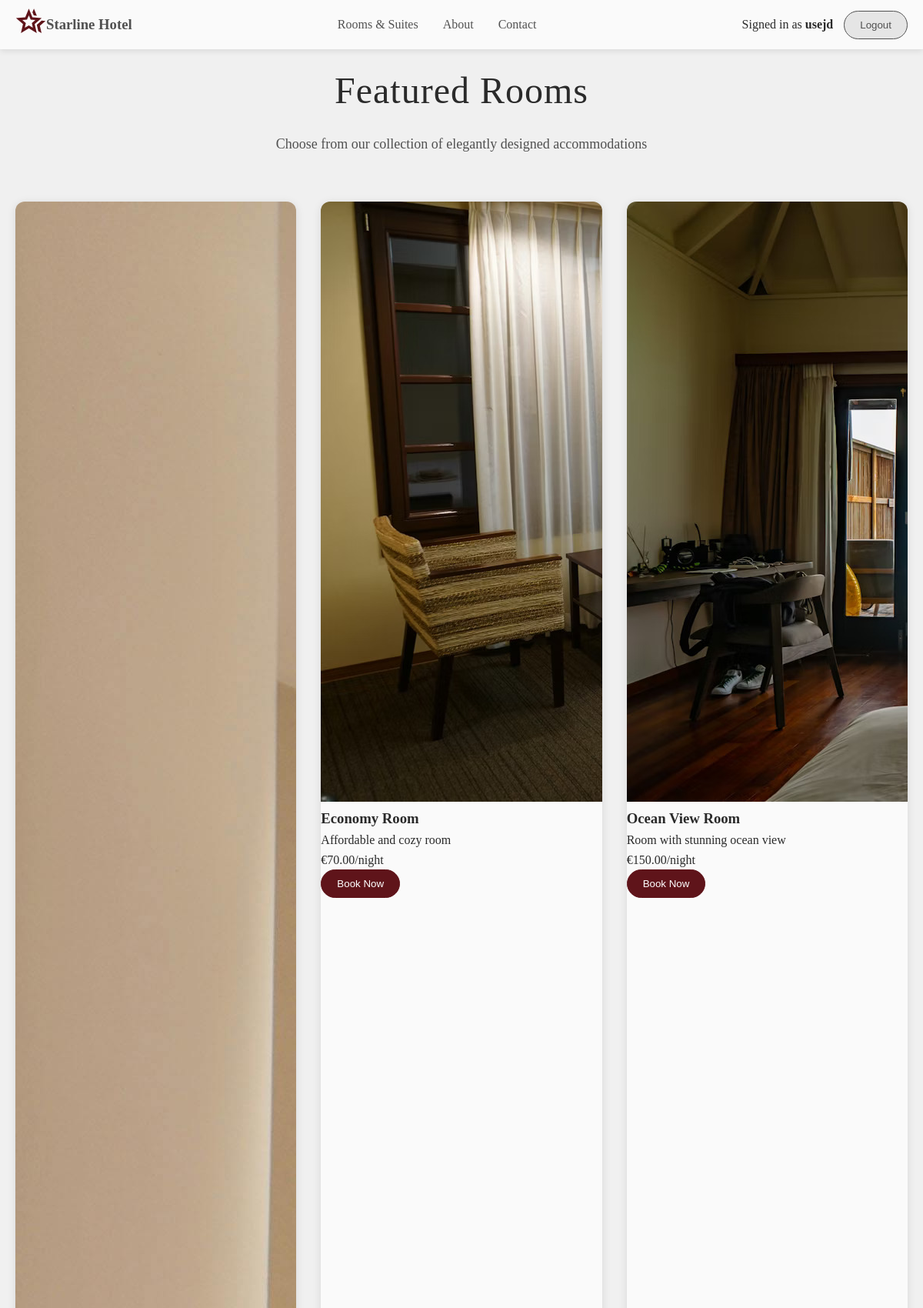
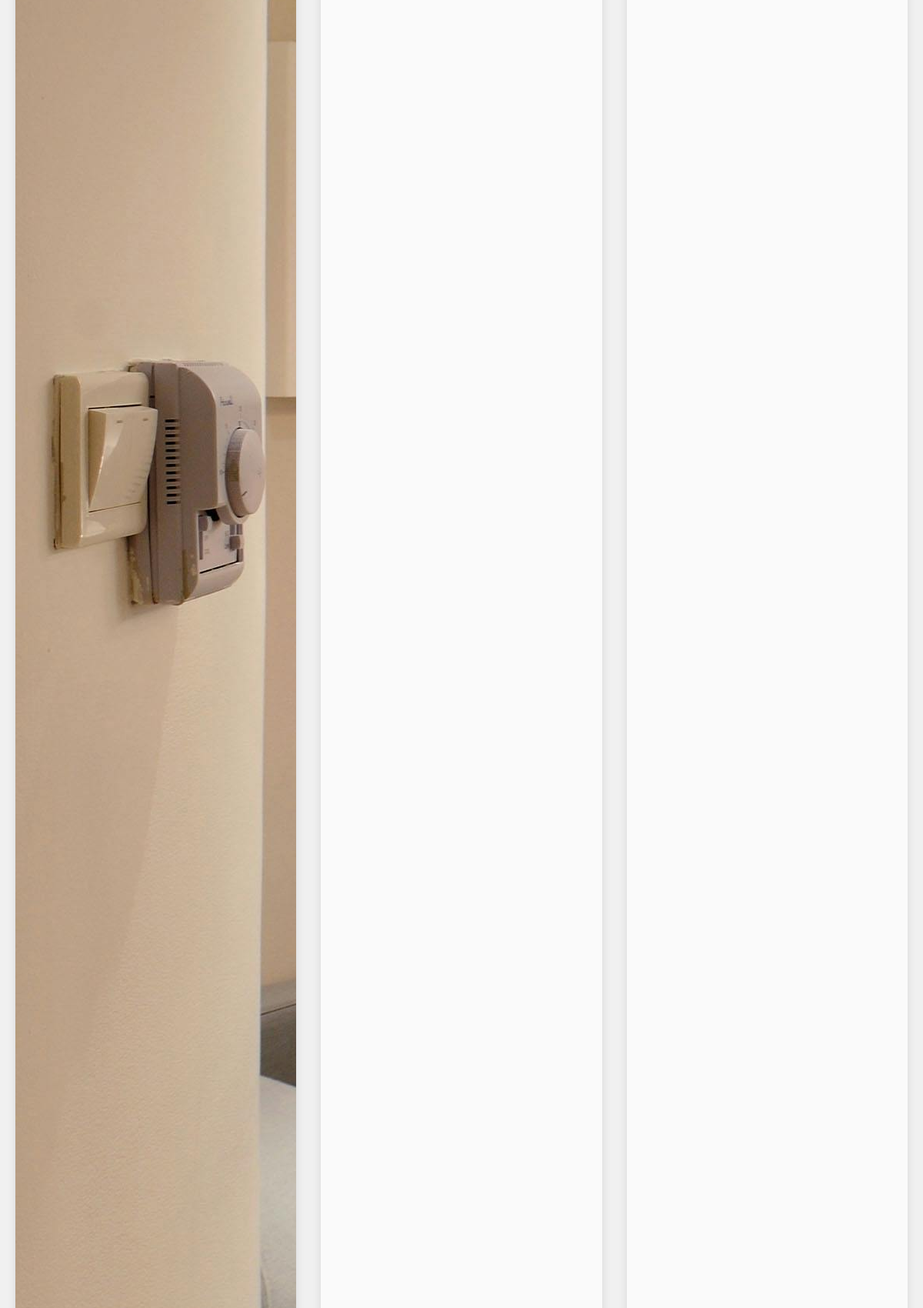
Screenshot of /Rooms.php (signed in, upper part) with the database file from the repository (2 pictures, top to bottom).
### tables this page shows
CREATE TABLE `rooms` (
  `id` int(11) NOT NULL,
  `name` varchar(100) NOT NULL,
  `description` text NOT NULL,
  `price_per_night` decimal(10,2) NOT NULL,
  `image` varchar(255) NOT NULL,
  `is_featured` tinyint(1) DEFAULT 0,
  `status` enum('available','unavailable') DEFAULT 'available',
  `created_at` timestamp NOT NULL DEFAULT current_timestamp()
);

### Rooms.php (the view, shortened to what this page needs)
<?php
$db = new Database();
$conn = $db->getConnection();
$stmt = $conn->prepare("
    SELECT id, name, description, price_per_night, image
    FROM rooms
    WHERE is_featured = 1
    AND status = 'available'
");
$stmt->execute();
$rooms = $stmt->fetchAll(PDO::FETCH_ASSOC);
?>
<!DOCTYPE html>
<html lang="en">
<head>
    <link rel="stylesheet" href="./css/global.css">
    <link rel="stylesheet" href="./css/rooms.css">
</head>
<body>
<header>
    <div class="navbar-container">
        <a href="Home.php" class="navbar-logo">
            <figure>
                <img src="./assets/icons/hotel_logo.svg" alt="hotel logo" width="40px">
            </figure>
            <h3 class="logo-text">Starline Hotel</h3>
        </a>
        <nav class="navbar">
            <div class="navbar-menu" id="navbarMenu">
                <a href="Rooms.php" class="nav-link">Rooms & Suites</a>
                <a href="About.php" class="nav-link">About</a>
                <a href="Contact.php" class="nav-link">Contact</a>
            </div>
        </nav>
        <div class="account-buttons">
            <span style="margin-right:10px;">
                Signed in as <strong><?= htmlspecialchars($_SESSION['logged_in_user']['username']) ?></strong>
            </span>
            <button class="btn btn-white" onclick="window.location.href='Logout.php'">Logout</button>
        </div>
    </div>
</header>
<main>
    <section class="featured-rooms" id="featured-rooms">
        <div class="section-container">
            <div class="section-header">
                <h2>Featured Rooms</h2>
                <p>Choose from our collection of elegantly designed accommodations</p>
            </div>
            <div class="rooms-grid">
                <?php foreach ($rooms as $room): ?>
                    <div class="room-card">
                        <img
                            src="./images/rooms/<?= htmlspecialchars($room['image']) ?>"
                            alt="<?= htmlspecialchars($room['name']) ?>">
                        <h3><?= htmlspecialchars($room['name']) ?></h3>
                        <p><?= htmlspecialchars($room['description']) ?></p>
                        <span class="room-price">
                            €<?= htmlspecialchars($room['price_per_night']) ?>/night
                        </span>
                        <button
                            class="btn btn-red"
                            onclick="openBookingModal('<?= htmlspecialchars($room['name'], ENT_QUOTES) ?>')">
                            Book Now
                        </button>
                    </div>
                <?php endforeach; ?>
            </div>
        </div>
    </section>
</main>
</body>
</html>

### css/global.css (style rules this page uses)
* { margin: 0; padding: 0; box-sizing: border-box; }
html { scroll-behavior: smooth; }
body { font-family: "Palatino Linotype", "Palatino", serif; color: #2A2A2A; background-color: #FAFAFA; line-height: 1.6; }
header { background-color: #FAFAFA; box-shadow: 0 2px 8px rgba(0, 0, 0, 0.1); position: fixed; width: 100%; top: 0; z-index: 50; }
.navbar-container { max-width: 1200px; margin: 0 auto; padding: 0 20px; display: flex; justify-content: space-between; align-items: center; height: 64px; }
.navbar-logo { display: flex; align-items: center; text-decoration: none; }
.logo-text { color: #515151; }
.navbar-menu { display: flex; gap: 32px; align-items: center; }
.nav-link { text-decoration: none; color: #515151; font-weight: 500; transition: color 0.5s ease; }
.btn { background: none; border: 1px solid #515151; cursor: pointer; border-radius: 30px; padding: 10px 20px; }
.btn-white { background-color: #E5E5E5; transition: background-color 0.7s ease, border 0.5s ease; color: #515151; }
.btn-red { background-color: #5F141A; border: 1px solid #5F141A; color: white; transition: background-color 0.5s ease-in, color 0.5s ease, border 0.5s ease; }
.section-container { max-width: 1200px; margin: 0 auto; padding: 0 20px; }
.section-header { text-align: center; margin-bottom: 60px; }
.section-header h2 { font-size: 48px; font-weight: 300; color: #2A2A2A; margin-bottom: 16px; letter-spacing: 1px; }
.section-header p { font-size: 18px; color: #515151; }
.featured-rooms { padding: 80px 0; background-color: #f0f0f0; }
.rooms-grid { display: grid; grid-template-columns: repeat(auto-fit, minmax(320px, 1fr)); gap: 32px; margin-top: 60px; }
.room-card { background-color: #FAFAFA; border-radius: 12px; overflow: hidden; box-shadow: 0 2px 12px rgba(0, 0, 0, 0.1); transition: all 0.3s ease; cursor: pointer; }
.room-price { display: flex; align-items: baseline; gap: 4px; }

### rows the page displays
rooms: image (picture)
rooms: image (picture), name "Economy Room", description "Affordable and cozy room", price_per_night "70.00"
rooms: image (picture), name "Ocean View Room", description "Room with stunning ocean view", price_per_night "150.00"

### other values shown
$_SESSION['logged_in_user']['username'] "usejd"
